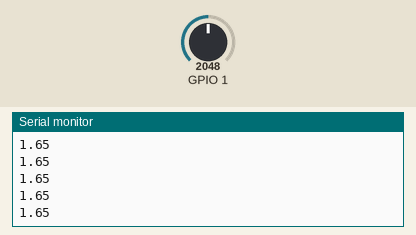
The program below on a simulated ESP32-C3. On the bench: the last lines printed to the serial monitor. The inputs (shaded band) are chosen by the test bench; at power-on: GPIO 1 = 2048.

Above: at 1.2 s.
1.3 s: GPIO 1 set to 2866
At 1.8 s:
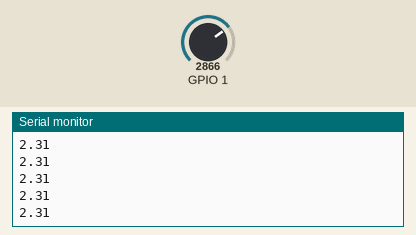
2.8 s: GPIO 1 set to 3603
At 3.8 s:
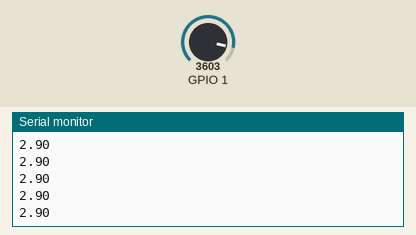
Timing chart, 0 to 5.8 s (numbered marks = the images above; inputs shaded):
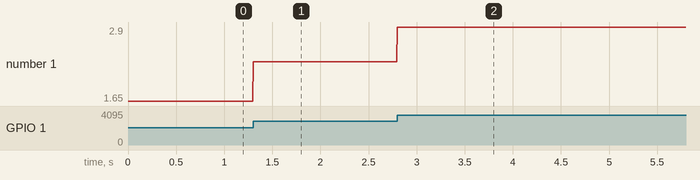

The program:

main.cpp
```cpp
#include <Arduino.h>
#include "grove.h"
#include "battery.h"

Grove groveSensor(A0);
Battery batteryReader(A1);


void setup(){
  Serial.begin(9600);
}

void loop(){
  // Serial.print(groveSensor.calcConductance(2400));
  // Serial.println();
  Serial.print(batteryReader.calcVoltage());
  Serial.println();
}
```

battery.cpp
```cpp
/*
This file contains the function definitions for the grove sensor class.
*/

#include "battery.h"
#include <Arduino.h>

Battery::Battery(int pin) {
    ADC_pin = pin;
}

int Battery::readValue() {
    return analogRead(ADC_pin);
}

float Battery::calcVoltage() {
    int val = readValue();
    return (val / 4096.0) * 3.3;
}
```

battery.h
```cpp
/*
This file contains the function declarations for the battery class.
*/

#ifndef BATTERY_H
#define BATTERY_H

class Battery {
    public:
        Battery(int pin);
        int readValue();
        float calcVoltage();

    private:
        int ADC_pin;
};

#endif
```

grove.cpp
```cpp
/*
This file contains the function definitions for the grove sensor class.
*/

#include "grove.h"
#include <Arduino.h>

/*
Input: The pin number for the analog-to-digital converter.
Purpose: Constructor for the grove sensor class.
*/
Grove::Grove(int pin) {
  ADC_pin = pin;
}

/*
Purpose: Converts the analog value from the grove sensor to digital and
returns it.
Output: The digital value from the grove sensor.
*/
int Grove::readValue() {
    return analogRead(ADC_pin);
}

/*
Purpose: Takes 10 readings from the grove sensor with a delay between each
reading, averages them, and returns the average value.
Output: The average value from the grove sensor after taking 10 readings.
*/
int Grove::readAvgVal() {
    long sum = 0;
    for (int i = 0; i < 10; i++) {
        sum += readValue();
        delay(5);
    }
    return sum / 10;
}

/*
Input: The calibrated value for the grove sensor when no one is wearing it.
Purpose: Calculates the resistance of the skin based on the data from
the grove sensor.
Output: The calculated resistance of the skin.
*/
int Grove::calcRes(int caliVal) {
    int avgVal = readAvgVal();
    return (4096 + 2 * avgVal) * 10000 / (caliVal - avgVal);
}


/*
Purpose: Calculates the conductance of the skin based on the calculated
resistance.
Output: The calculated conductance of the skin in microSiemens.
*/
float Grove::calcConductance(int caliVal) {
    int res = calcRes(caliVal);
    return 1000000.0 / res;
}
```

grove.h
```cpp
/*
This file contains the function declarations for the grove sensor class.
*/

#ifndef GROVE_H
#define GROVE_H

/*
This is the class for the grove sensor, which contains functions to initialize
an object of the class, read from the sensor, and calculate resistance.
*/
class Grove {
  public:
    Grove(int pin);
    int readValue();
    int readAvgVal();
    int calcRes(int caliVal);
    float calcConductance(int caliVal);

  private:
    int ADC_pin;
};

#endif
```

Measured:
- after the input at 1.3 s, the serial monitor: prints a new line at once (image 1)
- after the input at 2.8 s, the serial monitor: prints a new line at once (image 2)
- plotted number 1: 1.65 → 2.31 after the input at 1.3 s, 2.31 → 2.9 after the input at 2.8 s
